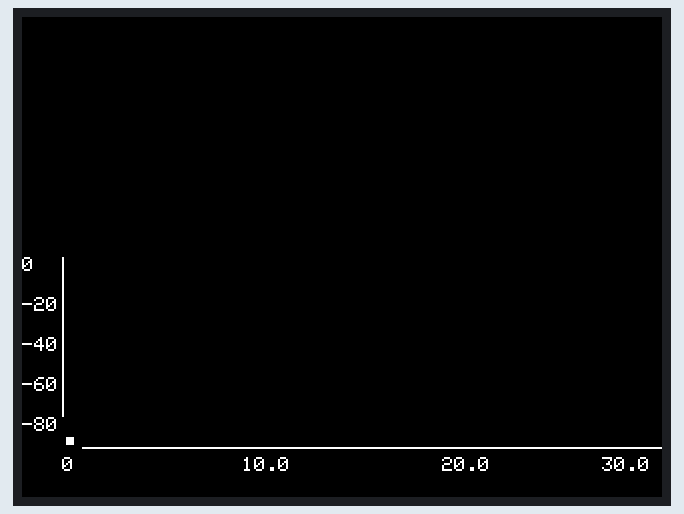
The program below on a simulated ESP32. Shown: 320×240 colour display. WiFi joins after 1.5 s; servers stay silent unless stated.

Above: at 1.2 s.
At 3.4 s:
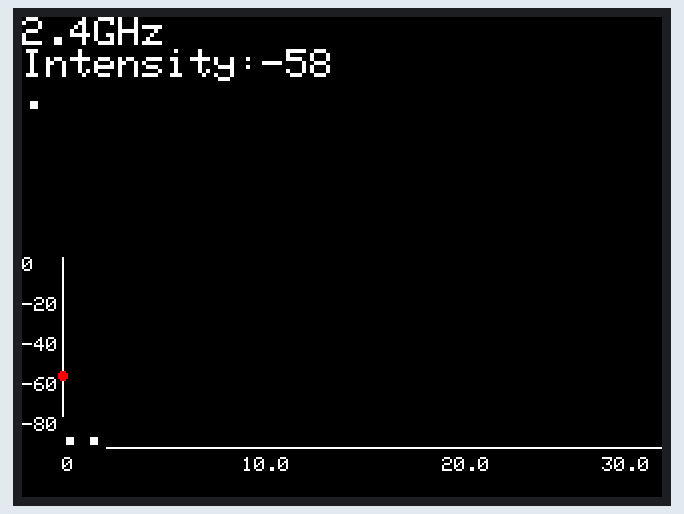
At 19.3 s:
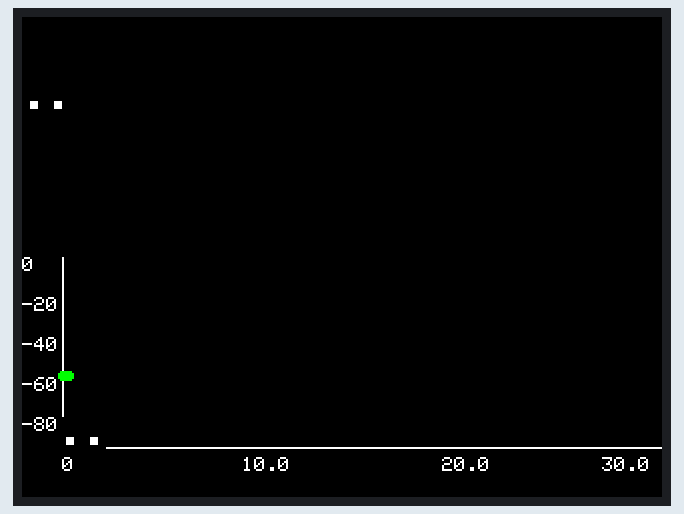
At 37.4 s:
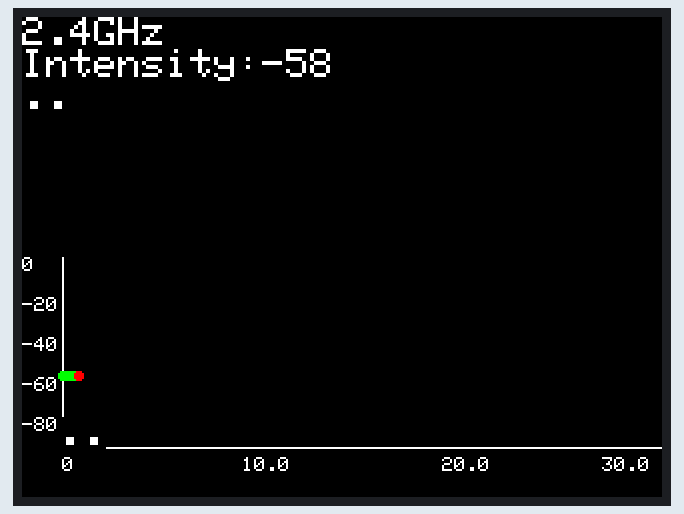

The program:

main.cpp
```cpp
#include <Arduino.h>
#include <M5Stack.h>
#include <WiFi.h>

int xPlot = 20;
int points = 10;

// Network information
// char *ssid = "GlobalWalkers_Sol_2_4GHz";
// const char *password = "8gotanda8";

char *ssid_list[] = {"GlobalWalkers_Sol_2_4GHz", "SPWN_H37_66E8A6"};
char *password_list[] = {"8gotanda8", "n3b4n9atamq3ntn"};

void connectWiFi(char *ssid, char *password)
{
  while (WiFi.status() != WL_CONNECTED)
  {
    WiFi.begin(ssid, password);
    M5.Lcd.print(".");
    delay(1000);
  }
}

int getStrength(int points)
{
  long rssi = 0;
  long averageRSSI = 0;

  for (int i = 0; i < points; i++)
  {
    rssi += WiFi.RSSI();
    delay(10);
  }
  averageRSSI = rssi / points;
  return averageRSSI;
}

void setup()
{
  M5.begin();
  M5.Lcd.setTextSize(2);

  delay(1000);
  M5.Lcd.setTextSize(1);
  M5.Lcd.setCursor(20, 220);
  M5.Lcd.print("0");
  M5.Lcd.setCursor(110, 220);
  M5.Lcd.print("10.0");
  M5.Lcd.setCursor(210, 220);
  M5.Lcd.print("20.0");
  M5.Lcd.setCursor(290, 220);
  M5.Lcd.print("30.0");
  M5.Lcd.drawLine(20, 215, 320, 215, WHITE);
  M5.Lcd.drawLine(20, 215, 20, 120, WHITE);
  M5.Lcd.setCursor(0, 120);
  M5.Lcd.print("0");
  M5.Lcd.setCursor(0, 140);
  M5.Lcd.print("-20");
  M5.Lcd.setCursor(0, 160);
  M5.Lcd.print("-40");
  M5.Lcd.setCursor(0, 180);
  M5.Lcd.print("-60");
  M5.Lcd.setCursor(0, 200);
  M5.Lcd.print("-80");
  M5.Lcd.setTextSize(2);
}

void loop()
{
  int wifiStrength;
  M5.Lcd.fillRect(0, 0, 320, 100, BLACK);
  for (int i = 0; i < 2; i++)
  {
    char *ssid = ssid_list[i];
    char *password = password_list[i];
    connectWiFi(ssid, password);
    wifiStrength = getStrength(points);
    if (i == 0){
      M5.Lcd.setCursor(0, 0);
      M5.Lcd.println("2.4GHz");
      M5.Lcd.fillCircle(xPlot, 121 + (-1 * wifiStrength), 2, RED);
    }else{
      M5.Lcd.setCursor(0, 0);
      M5.Lcd.println("Wireless");
      M5.Lcd.fillCircle(xPlot, 121 + (-1 * wifiStrength), 2, GREEN);
    }
    M5.Lcd.print("Intensity:");
    M5.Lcd.println(wifiStrength);
    WiFi.disconnect(true);
  }
  xPlot++;
  if (xPlot > 320)
  {
    xPlot = 20;
    M5.Lcd.fillRect(21, 100, 320, 114, BLACK);
  }
}
```

Measured:
- what the display in image 2 shows lasts 1.1 s, from 19.2 s to 20.3 s
- what the display in image 3 shows lasts 2.1 s, from 37.4 s to 39.5 s
